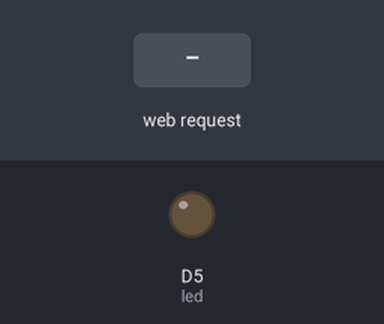
Bench run of a sketch on a simulated ESP8266 (NodeMCU). Shown: output pins drawn as LEDs (lit = HIGH). Inputs (shaded band) come from the test bench. WiFi joins after 1.5 s; servers stay silent unless stated; what the sketch prints to the serial monitor is not drawn.

Above: at 2.7 s.
2.8 s: HTTP request GET /ledon received
At 3.3 s:
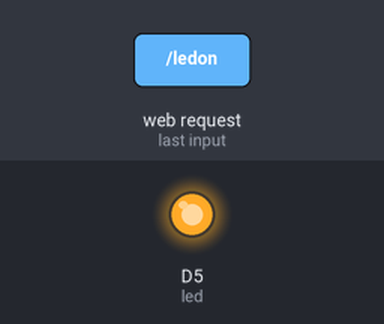
4.3 s: HTTP request GET /ledoff received
At 5.6 s:
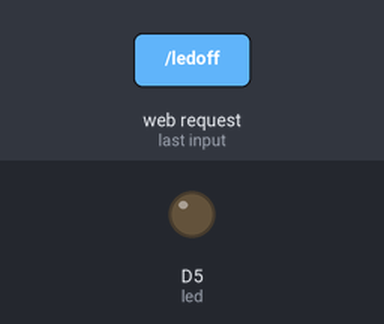
Timing chart, 0 to 7.3 s (numbered marks = the images above; inputs shaded):
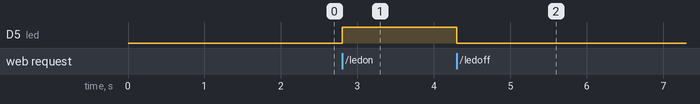

The sketch:

esp-web_server.ino
```cpp
#include<ESP8266WiFi.h>

WiFiClient client;
WiFiServer server(80);

#define led D5

void setup() {
  Serial.begin(9600);
  WiFi.begin("Redmi Note 9 Pro","123456789");
  while(WiFi.status() != WL_CONNECTED)
  {
    Serial.print("...");
    delay(100);
  }
  Serial.println();
  Serial.println("connected");
  Serial.println(WiFi.localIP());
  server.begin();
  pinMode(led,OUTPUT);
}

void loop() {
client = server.available();
     if(client == 1)
     {
      String req = client.readStringUntil('\n');
      req.trim();
      Serial.println(req);

      if(req == "GET /ledon HTTP/1.1")
      {
        digitalWrite(led,HIGH);
      }


      if(req == "GET /ledoff HTTP/1.1")
      {
        digitalWrite(led,LOW);
      }
      }
   client.println("HTTP/1.1 200 OK");
   client.println("Content-Type: text/html");
   client.println("");
   client.println("<!DOCTYPE html>");
  // client.println("<html lang="en">");
   client.println("<head>");
   //client.println(" <meta charset="UTF-8">");
   // client.println("<meta http-equiv="X-UA-Compatible" content="IE=edge">");
//client.println("<meta name="viewport" content="width=device-width, initial-scale=1.0">");
   client.println("<title>Document</title>");
   client.println("</head>");
   client.println("<body>");
   client.println(" <h1>ESP 8266</h1>");
   client.println("<h2>led control</h2>");
   client.println(" <a href=\"/ledon\"\"><button>led1 on</button></a> ");
   client.println("<a href=\"/ledoff\"\"><button>led1 off</button></a>");
   client.println("</body>");
   client.println("</html>");


}
```

Measured:
- after the input at 2.8 s, D5 (led): LOW → HIGH at once
- after the input at 4.3 s, D5 (led): HIGH → LOW at once
